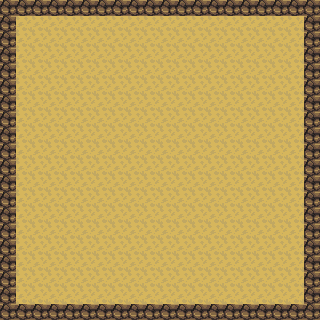

This game map was drawn from its Tiled (.tmx) file and the tilesets committed beside it. A one-line description and the full map source follow:
An orthogonal 20x20 tile map with 16x16 px tiles, 1 tile layer (Tile Layer 1) and 5 objects (Player).

<map version="1.10" tiledversion="1.10.2" orientation="orthogonal" renderorder="right-down" width="20" height="20" tilewidth="16" tileheight="16" infinite="0" nextlayerid="4" nextobjectid="7">
 <tileset firstgid="1" source="CL_MainLev.tsx" />
 <layer id="1" name="Tile Layer 1" width="20" height="20">
  <data encoding="csv">
468,468,468,468,468,468,468,468,468,468,468,468,468,468,468,468,468,468,468,468,
468,211,211,211,211,211,211,211,211,211,211,211,211,211,211,211,211,211,211,468,
468,211,211,211,211,211,211,211,211,211,211,211,211,211,211,211,211,211,211,468,
468,211,211,211,211,211,211,211,211,211,211,211,211,211,211,211,211,211,211,468,
468,211,211,211,211,211,211,211,211,211,211,211,211,211,211,211,211,211,211,468,
468,211,211,211,211,211,211,211,211,211,211,211,211,211,211,211,211,211,211,468,
468,211,211,211,211,211,211,211,211,211,211,211,211,211,211,211,211,211,211,468,
468,211,211,211,211,211,211,211,211,211,211,211,211,211,211,211,211,211,211,468,
468,211,211,211,211,211,211,211,211,211,211,211,211,211,211,211,211,211,211,468,
468,211,211,211,211,211,211,211,211,211,211,211,211,211,211,211,211,211,211,468,
468,211,211,211,211,211,211,211,211,211,211,211,211,211,211,211,211,211,211,468,
468,211,211,211,211,211,211,211,211,211,211,211,211,211,211,211,211,211,211,468,
468,211,211,211,211,211,211,211,211,211,211,211,211,211,211,211,211,211,211,468,
468,211,211,211,211,211,211,211,211,211,211,211,211,211,211,211,211,211,211,468,
468,211,211,211,211,211,211,211,211,211,211,211,211,211,211,211,211,211,211,468,
468,211,211,211,211,211,211,211,211,211,211,211,211,211,211,211,211,211,211,468,
468,211,211,211,211,211,211,211,211,211,211,211,211,211,211,211,211,211,211,468,
468,211,211,211,211,211,211,211,211,211,211,211,211,211,211,211,211,211,211,468,
468,211,211,211,211,211,211,211,211,211,211,211,211,211,211,211,211,211,211,468,
468,468,468,468,468,468,468,468,468,468,468,468,468,468,468,468,468,468,468,468
</data>
 </layer>
 <objectgroup id="2" name="Collisions">
  <object id="2" x="0" y="0" width="320" height="16" />
  <object id="3" x="0" y="16" width="16" height="288" />
  <object id="4" x="0" y="304" width="320" height="16" />
  <object id="5" x="304" y="16" width="16" height="288" />
 </objectgroup>
 <objectgroup id="3" name="Spawnpoints">
  <object id="6" type="Player" x="144" y="288" width="16" height="16" />
 </objectgroup>
</map>